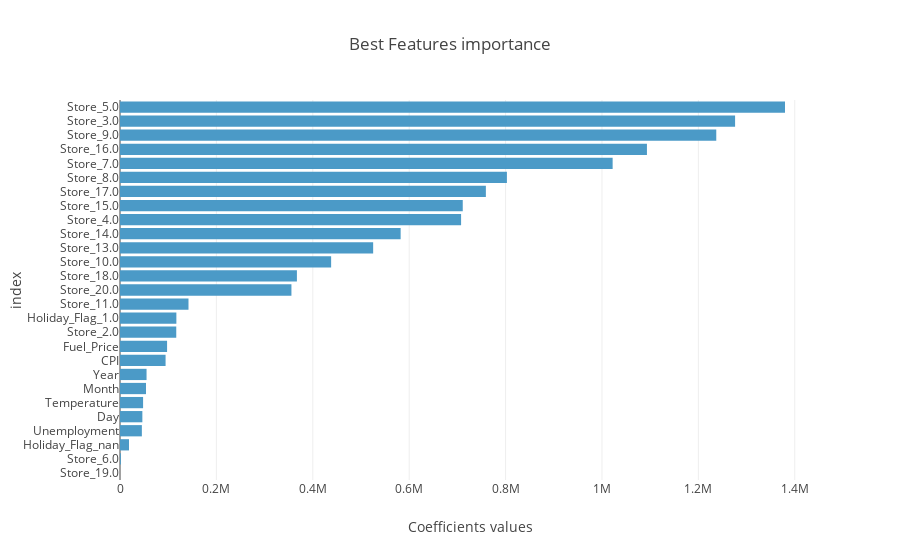

Notebook code for this chart:
### Code cell
best_coefs = pd.DataFrame( index = column_names, data = lasso.best_estimator_.coef_.transpose(),columns=['Best_lasso'])
best_coefs

best_feature_importance= abs(best_coefs).sort_values(by = 'Best_lasso')
fig = px.bar(best_feature_importance, orientation = 'h', title = 'Best Features importance')
fig.update_layout(showlegend = False, 
                  margin = {'l': 120}, 
                xaxis1_title  = 'Coefficients values')
fig.show()

### Figure 1 — Plotly figure (JSON) as saved in the notebook; plotly's stock layout.template omitted (floating-point values rounded to 4 significant figures)
{"data": [{"alignmentgroup": "True", "hovertemplate": "variable=Best_lasso<br>value=%{x}<br>index=%{y}<extra></extra>", "legendgroup": "Best_lasso", "marker": {"color": "#4B9AC7", "pattern": {"shape": ""}}, "name": "Best_lasso", "offsetgroup": "Best_lasso", "orientation": "h", "showlegend": true, "textposition": "auto", "type": "bar", "x": [0, 1736.0, 18620.0, 45350.0, 46400.0, 47910.0, 53930.0, 55100.0, 94580.0, 97690.0, 116700.0, 117000.0, 142100.0, 355700.0, 367100.0, 438100.0, 525300.0, 582300.0, 707700.0, 711100.0, 759100.0, 802800.0, 1022000.0, 1093000.0, 1237000.0, 1276000.0, 1380000.0], "xaxis": "x", "y": ["Store_19.0", "Store_6.0", "Holiday_Flag_nan", "Unemployment", "Day", "Temperature", "Month", "Year", "CPI", "Fuel_Price", "Store_2.0", "Holiday_Flag_1.0", "Store_11.0", "Store_20.0", "Store_18.0", "Store_10.0", "Store_13.0", "Store_14.0", "Store_4.0", "Store_15.0", "Store_17.0", "Store_8.0", "Store_7.0", "Store_16.0", "Store_9.0", "Store_3.0", "Store_5.0"], "yaxis": "y"}], "layout": {"barmode": "relative", "legend": {"title": {"text": "variable"}, "tracegroupgap": 0}, "margin": {"l": 120}, "showlegend": false, "title": {"text": "Best Features importance"}, "xaxis": {"anchor": "y", "domain": [0, 1], "title": {"text": "Coefficients values"}}, "yaxis": {"anchor": "x", "domain": [0, 1], "title": {"text": "index"}}}}
